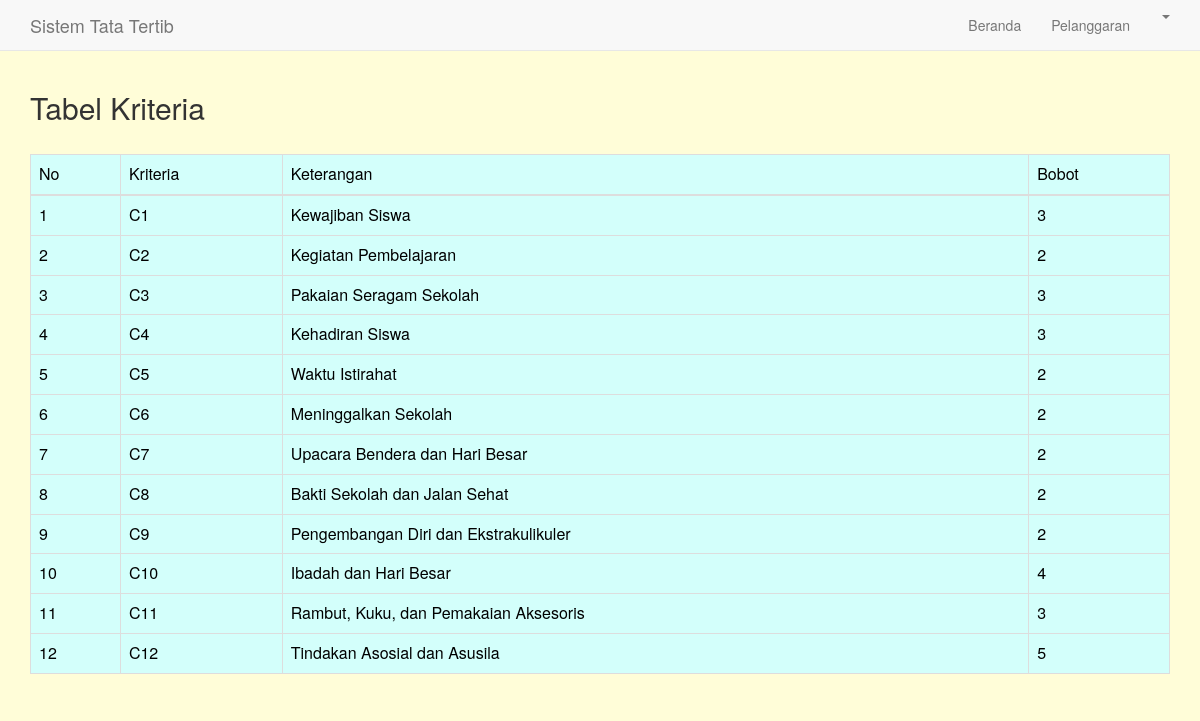
The page /index.php/metode/kriteriaGroup on the database as committed earlier.
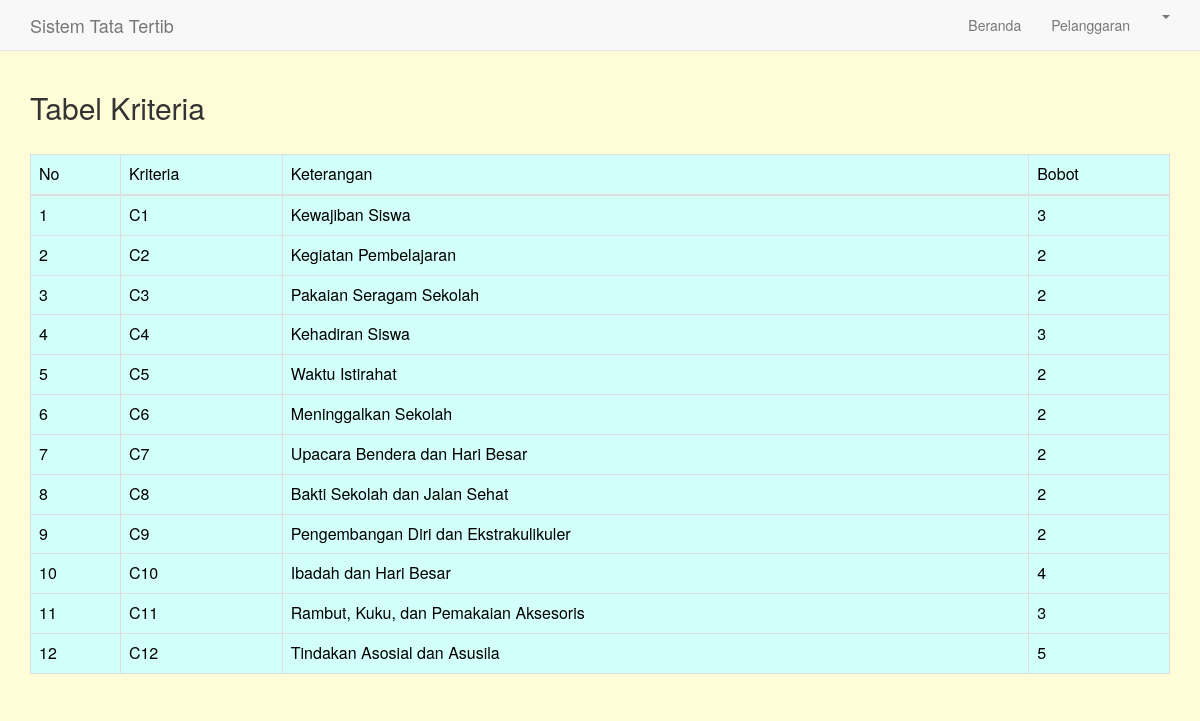
The same page on the database as committed later.
### tables this page shows
CREATE TABLE `tb_group_tatib` (
  `id_group_tatib` int(11) NOT NULL,
  `kriteria` varchar(20) DEFAULT NULL,
  `keterangan` varchar(100) NOT NULL,
  `bobot` varchar(11) DEFAULT NULL
);

### application/controllers/Metode.php (called while the page is built, shortened)
<?php
class Metode extends CI_Controller
{
  private $head;
  function __construct()
  {
    $this->load->model('GroupTatibModel');
    $this->load->helper('url');
    $this->load->database();
    $this->head['kelasheader'] = $this->KelasModel->selectAll()->result_array();
  }
  public function kriteriaGroup()
  {
    $data = [];
    $data['kriteria_group'] = $this->GroupTatibModel->selectAll()->result_array();
    $this->load->view('layout/aheader', $this->head);
    $this->load->view('metode/kriteria_group', $data);
    $this->load->view('layout/afooter');
  }
}

### index.php (called while the page is built, shortened)
<?php
require_once BASEPATH.'core/CodeIgniter.php';

### application/models/GroupTatibModel.php (called while the page is built, shortened)
<?php
class GroupTatibModel extends CI_Model
{
	public $tableName;
	public function __construct()
	{
		$this->tableName = "tb_group_tatib";
	}
	public function selectAll($from = 0, $offset = 0)
	{
		$query = 'SELECT * FROM ' . $this->tableName . ' ORDER BY length(kriteria), kriteria';
		return $this->db->query($query);
	}
}

### application/views/metode/kriteria_group.php (the view)
<div class="section">
  <div class="container">
    <div class="row">
      <div class="col-md-12">
        <h2>Tabel Kriteria</h2>
      </div>
    </div>
  </div>
</div><br>
<div class="section">
  <div class="container">
    <div class="row">
      <div class="col-md-12">
        <table class="table table-bordered" style="color:black; background: #d3fffb;" id="dt">
          <thead>
            <tr>
              <td>No</td>
              <td>Kriteria</td>
              <td>Keterangan</td>
              <td>Bobot</td>
            </tr>
          </thead>
          <tbody>
            <?php
            $no = 1;
            foreach ($kriteria_group as $val_kriteria) { ?>
              <tr>
                <td><?= $no ?></td>
                <td><?= @$val_kriteria['kriteria'] ?></td>
                <td><?= @$val_kriteria['keterangan'] ?></td>
                <td><?= @$val_kriteria['bobot'] ?></td>
              </tr>
            <?php
              $no++;
            } ?>
          </tbody>
        </table>
      </div>
    </div>
  </div>
</div>

Rows that differ between the two databases and show on the page:
changed tb_group_tatib "Pakaian Seragam Sekolah": bobot "3" → "2"
